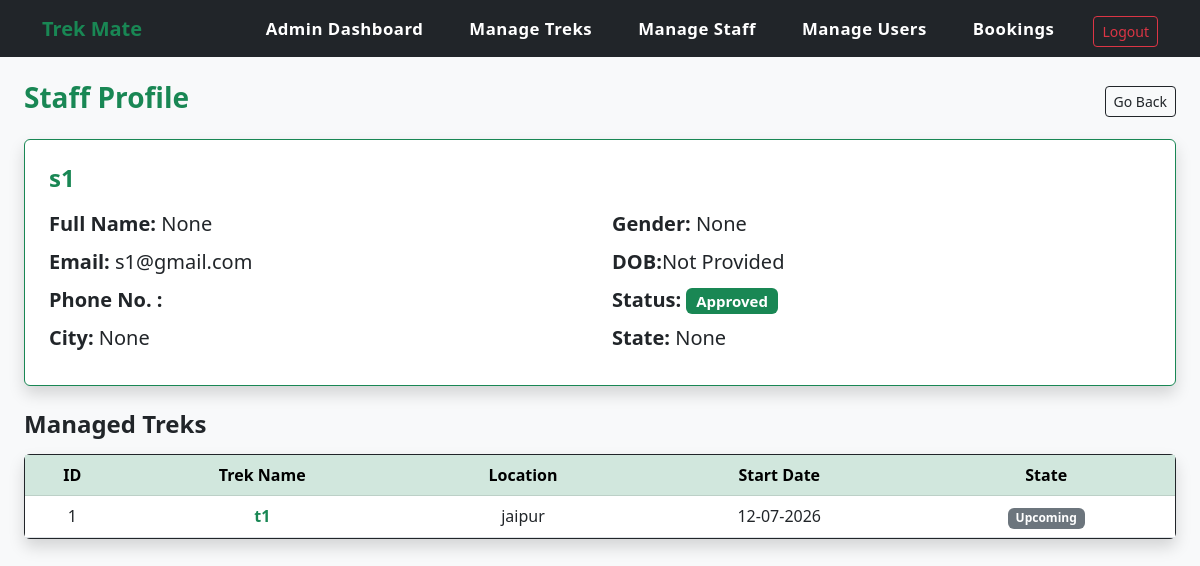
Page /admin/staff_profile/1 (signed in) on the earlier database version.
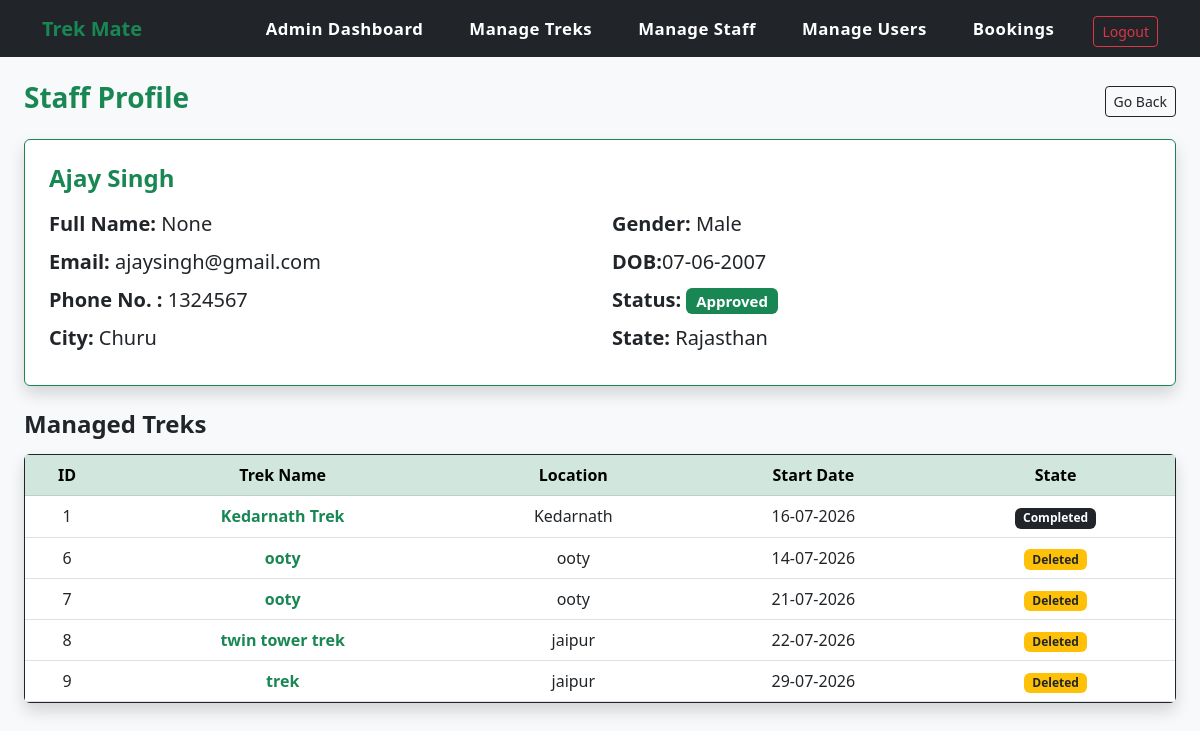
Same page on the later database version.
### app.py (models this page shows)
class User(db.Model):
    __tablename__ = 'trekmate_user'
    id = db.Column(db.Integer, primary_key=True)
    username = db.Column(db.String(60), unique=True, nullable=False)
    email = db.Column(db.String(100), unique=True, nullable=False)
    password = db.Column(db.String(120), nullable=False)
    role = db.Column(db.String(10), nullable=False, default='trekker')
    status = db.Column(db.String(15), default='Active')
    full_name = db.Column(db.String(120))
    phone_number = db.Column(db.String(20), default="")
    gender = db.Column(db.String(10))
    date_of_birth = db.Column(db.Date)
    city = db.Column(db.String(50))
    state = db.Column(db.String(50))
    bio = db.Column(db.Text, default="")
    staff_profile = db.relationship('StaffProfile', backref='user', uselist=False, cascade="all, delete-orphan")
    bookings = db.relationship('Booking', backref='user', lazy=True)

class Trek(db.Model):
    __tablename__ = 'trekmate_treks'
    id = db.Column(db.Integer, primary_key=True)
    name = db.Column(db.String(100), nullable=False)
    location = db.Column(db.String(100), nullable=False)
    state = db.Column(db.String(50), nullable=False)
    country = db.Column(db.String(50), nullable=False, default='India')
    description = db.Column(db.Text, nullable=True)
    duration = db.Column(db.Integer, nullable=False)
    difficulty = db.Column(db.String(20), nullable=False)
    available_slots = db.Column(db.Integer, nullable=False)
    requested_slots = db.Column(db.Integer, nullable=True)
    price = db.Column(db.Float, nullable=False, default=0.0)
    status = db.Column(db.String(15), nullable=False, default='Upcoming')
    start_date = db.Column(db.Date, nullable=False)
    end_date = db.Column(db.Date, nullable=False)
    staff_id = db.Column(db.Integer, db.ForeignKey('trekmate_staff.id'))
    bookings = db.relationship('Booking', backref='trek', lazy=True)

### app.py (the view)
@app.route("/admin/staff_profile/<int:staff_id>")
def staff_profile(staff_id):
    if session.get('user_id') == None or session.get('role') != 'admin':
        return redirect(url_for('login'))
    staff = StaffProfile.query.get(staff_id)
    if staff == None:
        flash("Staff profile not found!", "error")
        return redirect(url_for('manage_treks'))
    return render_template("staff_profile.html", staff=staff, today=date.today())

### templates/staff_profile.html
{% extends 'base.html' %}
{% block content %}
<div class="row mb-3 align-items-center">
    <div class="col-md-6">
        <h3 class="text-success fw-bold">Staff Profile</h3>
    </div>
    <div class="col-md-6 text-end">
        <a href="{{ url_for('manage_staff') }}" class="btn btn-outline-dark btn-sm">Go Back</a>
    </div>
</div>
<div class="card shadow border-success mb-4">
    <div class="card-body p-4">
        <h4 class="fw-bold text-success mb-3">{{ staff.user.username }}</h4>
        <div class="row fs-5">
            <div class="col-md-6">
                <p class="mb-2"><strong>Full Name:</strong> {{ staff.user.name | default('None') }}</p>
                <p class="mb-2"><strong>Email:</strong> {{ staff.user.email }}</p>
                <p class="mb-2"><strong>Phone No. :</strong> {{ staff.user.phone_number }}</p>
                <p class="mb-2"><strong>City:</strong> {{ staff.user.city }}</p>
            </div>
            <div class="col-md-6">
                <p class="mb-2"><strong>Gender:</strong> {{ staff.user.gender | default('Not Provided') }}</p>
                <p class="mb-2"><strong>DOB:</strong>{% if staff.user.date_of_birth %}{{ staff.user.date_of_birth.strftime('%d-%m-%Y') }}{% else %}Not Provided{% endif %} </p>
                <p class="mb-2"><strong>Status:</strong> <span class="badge bg-success">{{ staff.status }}</span></p>
                <p class="mb-2"><strong>State:</strong> {{ staff.user.state }}</p>
            </div>
        </div>
    </div>
</div>
<h4 class="text-dark fw-bold mb-3">Managed Treks</h4>
<div class="card shadow border-dark">
    <div class="card-body p-0 table-responsive">
        {% if staff.treks %}
            <table class="table table-hover mb-0 text-center align-middle">
                <thead class="table-success">
                    <tr>
                        <th>ID</th>
                        <th>Trek Name</th>
                        <th>Location</th>
                        <th>Start Date</th>
                        <th>State</th>
                    </tr>
                </thead>
                <tbody>
                    {% for trek in staff.treks %}
                    <tr>
                        <td>{{ trek.id }}</td>
                        <td class="fw-bold text-success">{{ trek.name }}</td>
                        <td>{{ trek.location }}</td>
                        <td>{{ trek.start_date.strftime('%d-%m-%Y') }}</td>
                        <td>
                            {% if trek.status == 'Upcoming' or trek.status == 'Closed' %}
                                <span class="badge bg-secondary">Upcoming</span>
                            {% elif trek.status == 'Ongoing' %}
                                <span class="badge bg-success">Ongoing</span>
                            {% elif trek.status == 'Completed' %}
                                <span class="badge bg-dark">Completed</span>
                            {% else %}
                                <span class="badge bg-warning text-dark">{{ trek.status }}</span>
                            {% endif %}
                        </td>
                    </tr>
                    {% endfor %}
                </tbody>
            </table>
        {% else %}
            <div class="alert alert-light text-center m-3 text-muted">No treks have been assigned to this staff member yet.</div>
        {% endif %}
    </div>
</div>
{% endblock %}

Differences in the rows shown:
no longer on this page (row edited): User: user.username "s1", user.email "s1@gmail.com", user.city "None", user.gender "None", user.state "None"
added User: user.username "Ajay Singh", user.email "ajaysingh@gmail.com", user.phone_number "1324567", user.city "Churu", user.gender "Male", user.date_of_birth "07-06-2007", user.state "Rajasthan"
changed Trek id 1: name "t1" → "Kedarnath Trek"; location "jaipur" → "Kedarnath"; start_date "12-07-2026" → "16-07-2026"; status "Upcoming" → "Completed"
added Trek: id "6", name "ooty", location "ooty", start_date "14-07-2026", status "Deleted"
added Trek: id "7", name "ooty", location "ooty", start_date "21-07-2026", status "Deleted"
added Trek: id "8", name "twin tower trek", location "jaipur", start_date "22-07-2026", status "Deleted"
added Trek: id "9", name "trek", location "jaipur", start_date "29-07-2026", status "Deleted"
Other differences:
text no longer shown: "Not Provided"
